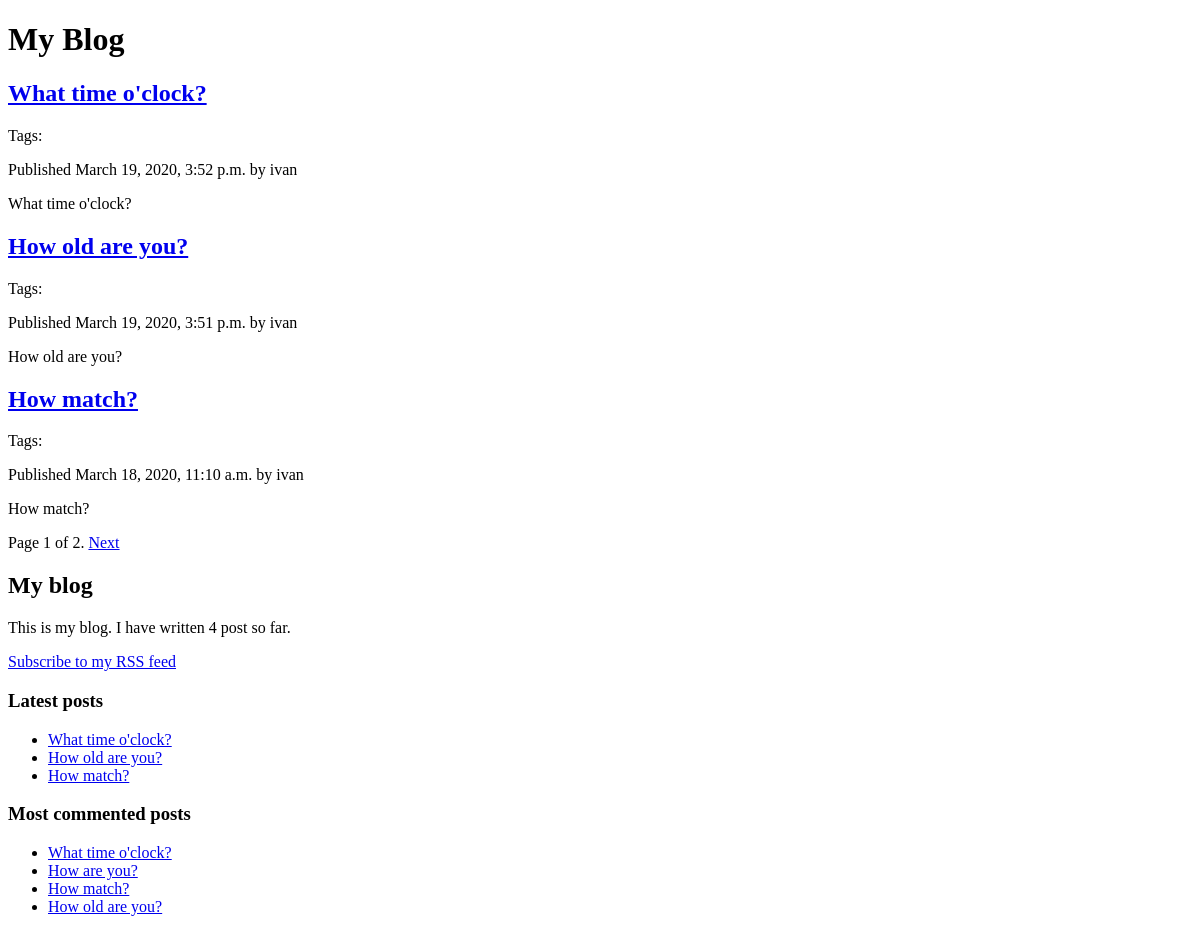
Page /blog/ on the earlier database version.
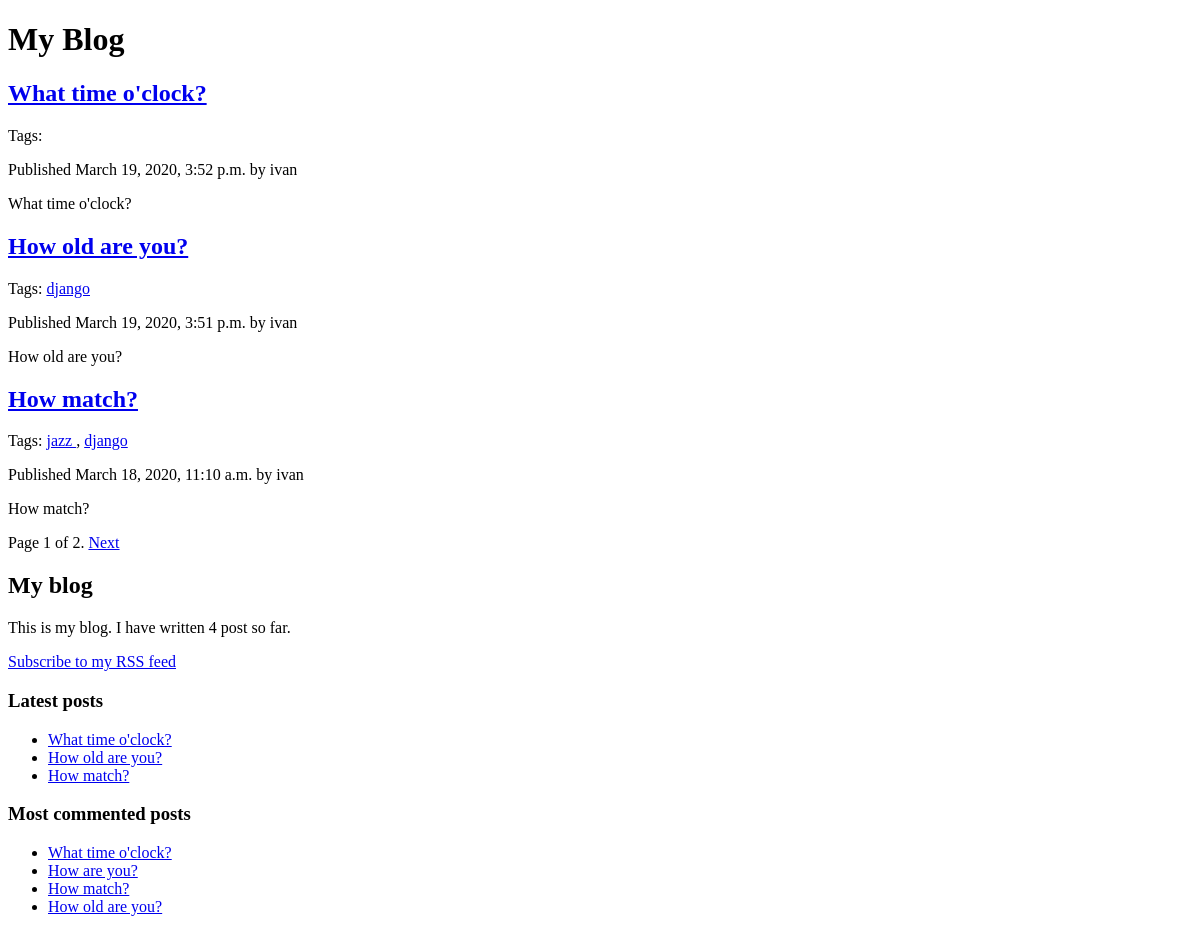
Same page on the later database version.
### blog/models.py (models this page shows, shortened)
class Post(models.Model):
    STATUS_CHOICES = (
        ("draft", "Draft"),
        ("published", "Published"),
    )
    title = models.CharField(max_length=250)
    slug = models.SlugField(max_length=250, unique_for_date="publish")
    author = models.ForeignKey(User, related_name='blog_posts', on_delete=models.CASCADE)
    body = models.TextField()
    publish = models.DateTimeField(default=timezone.now)
    created = models.DateTimeField(auto_now_add=True)
    updated = models.DateTimeField(auto_now=True)
    status = models.CharField(max_length=10, choices=STATUS_CHOICES, default='draft')
    tags = TaggableManager()
    class Meta:
        ordering = ("-publish",)
    def get_absolute_url(self):
        return reverse('blog:post_detail',
                       args=[self.publish.year,
                             self.publish.strftime('%m'),
                             self.publish.strftime('%d'),
                             self.slug])

### blog/views.py (the view)
# urls.py: re_path(r'^tag/(?P<tag_slug>[-\w]+)/$', views.post_list, name='post_list_by_tag'),
def post_list(request, tag_slug=None):
    object_list = Post.objects.filter(status="published")
    tag = None
    if tag_slug:
        tag = get_object_or_404(Tag, slug=tag_slug)
        object_list = object_list.filter(tags__in=[tag])
    paginator = Paginator(object_list, 3)  # 3 posts in each page
    page = request.GET.get('page')
    try:
        posts = paginator.page(page)
    except PageNotAnInteger:
        posts = paginator.page(1)
    except EmptyPage:
        posts = paginator.page(paginator.num_pages)
    return render(request, 'blog/post/list.html', {'page': page,
                                                   'posts': posts,
                                                   'tag': tag})

### blog/templatetags/blog_tags.py (called while the page is built)
@register.simple_tag
def total_posts():
    return Post.objects.filter(status="published").count()

@register.inclusion_tag('blog/post/latest_posts.html')
def show_latest_posts(count=5):
    latest_posts = Post.objects.filter(status="published").order_by('-publish')[:count]
    return {'latest_posts': latest_posts}

@register.simple_tag
def get_most_commented_posts(count=5):
    return Post.objects.filter(status="published").annotate(total_comments=Count('comments')).order_by(
        '-total_comments')[:count]

@register.filter(name="markdown")
def markdown_format(text):
    return mark_safe(markdown.markdown(text))

### templates/blog/post/list.html (shortened to what this page needs)
{% extends "blog/base.html" %}
{% load blog_tags %}
{% block content %}
    <h1>My Blog</h1>
    {% for post in posts %}
        <h2>
            <a href="{{ post.get_absolute_url }}">{{ post.title }}</a>
        </h2>
        <p class="tags">
            Tags:
            {% for tag in post.tags.all %}
                <a href="{% url "blog:post_list_by_tag" tag.slug %}">
                    {{ tag.name }}
                </a>
                {% if not forloop.last %}, {% endif %}
            {% endfor %}
        </p>
        <p class="date">
            Published {{ post.publish }} by {{ post.author }}
        </p>
        {{ post.body|markdown|truncatewords_html:30 }}
    {% endfor %}
    {% include "blog/pagination.html" with page=posts %}
{% endblock %}

### templates/blog/base.html (shortened to what this page needs)
{% load blog_tags %}
{% load static %}
<!DOCTYPE html>
<html>
<head>
    <link href="{% static "css/blog.css" %}" rel="stylesheet">
</head>
<body>
<div id="content">
    {% block content %}
    {% endblock %}
</div>
<div id="sidebar">
    <h2>My blog</h2>
    <p>This is my blog. I have written {% total_posts %} post so far.</p>
    <p><a href="{% url "blog:post_feed" %}">Subscribe to my RSS feed</a></p>
    <h3>Latest posts</h3>
    {% show_latest_posts 3 %}
    <h3>Most commented posts</h3>
    {% get_most_commented_posts as most_commented_posts %}
    <ul>
        {% for post in most_commented_posts %}
            <li>
                <a href="{{ post.get_absolute_url }}">{{ post.title }}</a>
            </li>
        {% endfor %}
    </ul>
</div>
</body>
</html>

### templates/blog/post/latest_posts.html
<ul>
    {% for post in latest_posts %}
        <li>
            <a href="{{ post.get_absolute_url }}">{{ post.title }}</a>
        </li>
    {% endfor %}
</ul>

Differences in the rows shown:
changed Post "How old are you?": gains Tag (name "django")
changed Post "How match?": gains Tag (name "django"); gains Tag (name "jazz")
